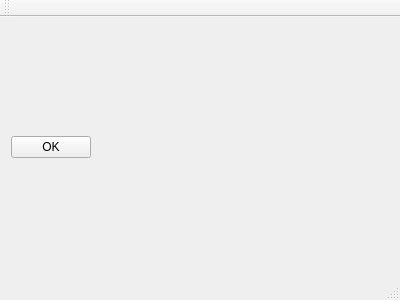
<?xml version="1.0" encoding="UTF-8"?>
<ui version="4.0">
 <class>MainWindow</class>
 <widget class="QMainWindow" name="MainWindow">
  <property name="geometry">
   <rect>
    <x>0</x>
    <y>0</y>
    <width>400</width>
    <height>300</height>
   </rect>
  </property>
  <property name="windowTitle">
   <string>MainWindow</string>
  </property>
  <widget class="QWidget" name="centralWidget">
   <layout class="QGridLayout" name="gridLayout">
    <item row="0" column="0">
     <layout class="QHBoxLayout" name="horizontalLayout"/>
    </item>
    <item row="1" column="0">
     <layout class="QHBoxLayout" name="horizontalLayout_2" stretch="0,1">
      <item>
       <widget class="QPushButton" name="pushButtonChoose">
        <property name="text">
         <string>OK</string>
        </property>
       </widget>
      </item>
      <item>
       <widget class="QLabel" name="label">
        <property name="text">
         <string/>
        </property>
       </widget>
      </item>
     </layout>
    </item>
   </layout>
  </widget>
  <widget class="QMenuBar" name="menuBar">
   <property name="geometry">
    <rect>
     <x>0</x>
     <y>0</y>
     <width>400</width>
     <height>22</height>
    </rect>
   </property>
  </widget>
  <widget class="QToolBar" name="mainToolBar">
   <attribute name="toolBarArea">
    <enum>TopToolBarArea</enum>
   </attribute>
   <attribute name="toolBarBreak">
    <bool>false</bool>
   </attribute>
  </widget>
  <widget class="QStatusBar" name="statusBar"/>
 </widget>
 <layoutdefault spacing="6" margin="11"/>
 <resources/>
 <connections/>
</ui>
